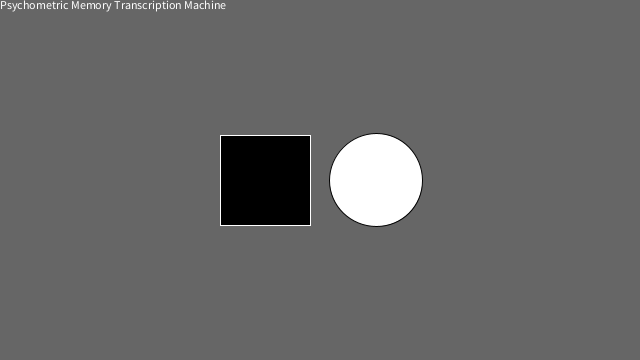
Frame 1 (no input)
Frame 60 (the mouse pressed at the canvas centre just before this capture): identical to frame 1, image omitted
Frame 120 (the mouse held since frame 60 and released just before this capture): identical to frame 1, image omitted

The Processing sketch that drew this single still picture (run headless with seeded random() and noise(); from frame 60 on, the mouse is pressed at the canvas centre):

// Processing sketch: APT_psychometricTrans
// ── APT_psychometricTrans.pde
int rectX, rectY;      // Position of square button
int circleX, circleY;  // Position of circle button
int rectSize = 90;     // Diameter of rect
int circleSize = 93;   // Diameter of circle
color rectColor, circleColor, baseColor;
color rectHighlight, circleHighlight;
color currentColor;
boolean rectOver = false;
boolean circleOver = false;

String title = "Psychometric Memory Transcription Machine";

String privacyNotice = "For your privacy and to protect the fidelity of your memories, the screen will remain blank as you type.  No text will appear, but everything will be recorded, analyzed and logged for future recall and analysis. Please begin typing to initiate your session and click done to return to the main menu.";

void setup() {
  size(640, 360);

  // BUTTONS
  rectColor = color(0);
  rectHighlight = color(51);
  circleColor = color(255);
  circleHighlight = color(204);
  baseColor = color(102);
  currentColor = baseColor;
  circleX = width/2+circleSize/2+10;
  circleY = height/2;
  rectX = width/2-rectSize-10;
  rectY = height/2-rectSize/2;
  ellipseMode(CENTER);

  // TEXT
  textAlign(LEFT, TOP);
}

void draw() {
  update(mouseX, mouseY);
  background(currentColor);

  text(title, 0, 0);
  
  // 1. Display title and buttons
  // 2. If recall clicked, show recall menu
  //    if memory clicked, play memory
  // 3. If record clicked, log keystrokes

  // BUTTON MOUSEOVERS

  if (rectOver) {
    fill(rectHighlight);
  } else {
    fill(rectColor);
  }
  stroke(255);
  rect(rectX, rectY, rectSize, rectSize);
  
  if (circleOver) {
    fill(circleHighlight);
  } else {
    fill(circleColor);
  }
  stroke(0);
  ellipse(circleX, circleY, circleSize, circleSize);
}
// ── functions.pde
void update(int x, int y) {
  if ( overCircle(circleX, circleY, circleSize) ) {
    circleOver = true;
    rectOver = false;
  } else if ( overRect(rectX, rectY, rectSize, rectSize) ) {
    rectOver = true;
    circleOver = false;
  } else {
    circleOver = rectOver = false;
  }
}


boolean overRect(int x, int y, int width, int height)  {
  if (mouseX >= x && mouseX <= x+width && 
      mouseY >= y && mouseY <= y+height) {
    return true;
  } else {
    return false;
  }
}

boolean overCircle(int x, int y, int diameter) {
  float disX = x - mouseX;
  float disY = y - mouseY;
  if (sqrt(sq(disX) + sq(disY)) < diameter/2 ) {
    return true;
  } else {
    return false;
  }
}


void mousePressed() {
  if (rectOver) {
    currentColor = rectColor;
    // Function to show recall menu
  }
  if (circleOver) {
    currentColor = circleColor;
    // Function to show record prompt
  }
}


void showMenu_Play() {
  
}

void showPrompt_Record() {

}
